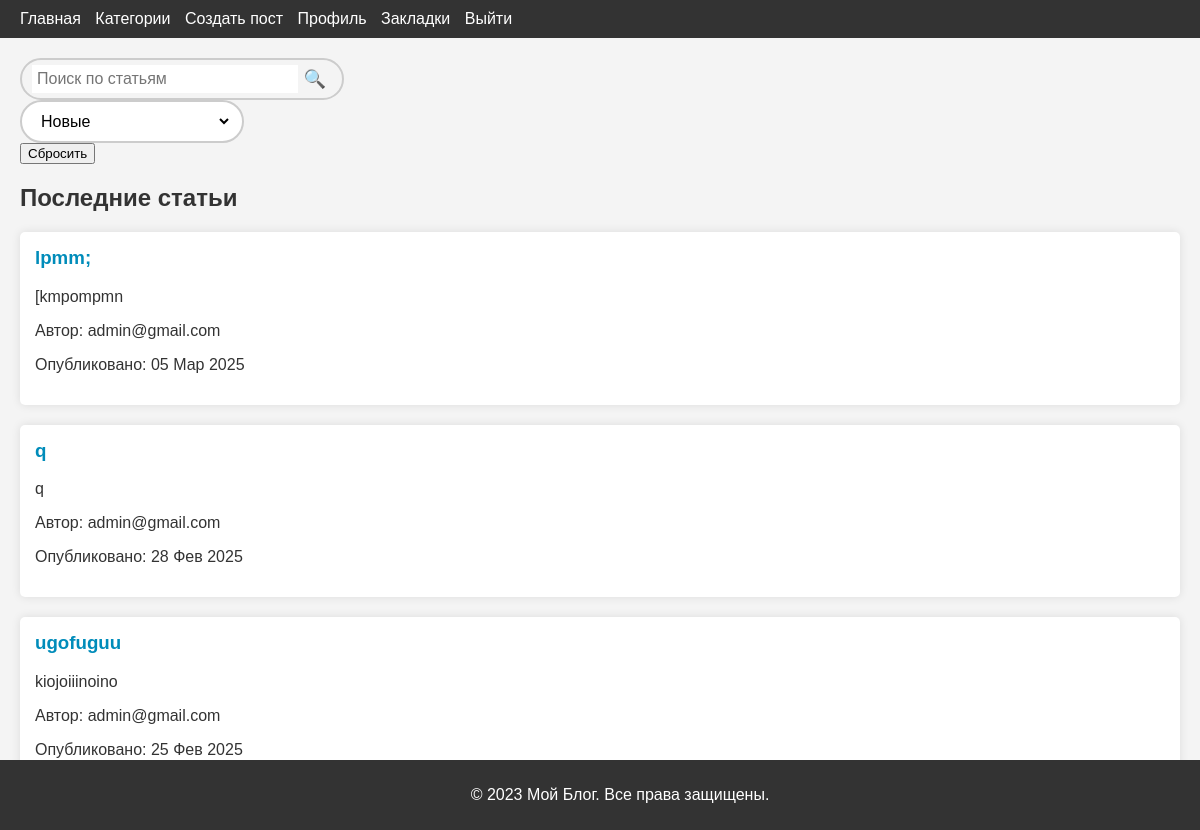
Page / (signed in) on the committed database.
### blog/models.py (models this page shows, shortened)
class Post(models.Model):
    category = models.ManyToManyField(
        to=Category,
        related_name="posts",
        verbose_name="Категории",
    )
    owner = models.ForeignKey(
        to=User,
        on_delete=models.CASCADE,
        related_name="posts",
        verbose_name="Автор",
    )
    title = models.CharField(
        max_length=255,
        verbose_name="Заголовок",
    )
    description = models.CharField(
        max_length=255,
        verbose_name="Описание"
    )
    content = models.TextField(
        verbose_name="Содержание"
    )
    art_image = models.ImageField(
        upload_to="posts/",
        null=True,
        blank=True,
        verbose_name="Изображение статьи"
    )
    bookmarks = models.ManyToManyField(
        to=User,
        related_name="bookmarks",
        blank=True,
        verbose_name="Закладки"
    )
    likes = models.ManyToManyField(
        to=User,
        related_name="likes",
        blank=True,
        verbose_name="Нравится"
    )
    dislikes = models.ManyToManyField(
        to=User,
        related_name="dislikes",
        blank=True,
        verbose_name="Не нравится"
    )
    created_at = models.DateTimeField(auto_now_add=True, verbose_name="Дата создания")
    updated_at = models.DateTimeField(auto_now=True, verbose_name="Дата обновления")
    class Meta:
        verbose_name = "Статья"
        verbose_name_plural = "Статьи"
        ordering = ['-updated_at']

### account/models.py (models this page shows)
class User(AbstractUser):
    username = None
    date_joined = None
    email = models.EmailField(
        max_length=255,
        unique=True,
        verbose_name="Электронная почта",
    )
    first_name = models.CharField(
        max_length=255,
        blank=True,
        verbose_name="Имя",
    )
    last_name = models.CharField(
        max_length=255,
        blank=True,
        verbose_name="Фамилия",
    )
    age = models.PositiveSmallIntegerField(
        default=18,
        verbose_name="Возраст",
    )
    is_active = models.BooleanField(
        default=True,
        verbose_name="Активен",
    )
    is_staff = models.BooleanField(
        default=False,
        verbose_name="Персонал",
    )
    is_superuser = models.BooleanField(
        default=False,
        verbose_name="Суперпользователь",
    )
    created_at = models.DateTimeField(auto_now_add=True, verbose_name="Дата создание")
    updated_at = models.DateTimeField(auto_now=True, verbose_name="Дата обновление")
    USERNAME_FIELD = "email"
    REQUIRED_FIELDS = []
    objects = UserManager()
    class Meta:
        verbose_name = "Пользователь"
        verbose_name_plural = "Пользователи"
        ordering = ['-updated_at']
    def __str__(self):
        return self.email

### blog/views/home.py (the view, shortened to what this page needs)
# urls.py: 2. Add a URL to urlpatterns:  path('', views.home, name='home')
@login_required
def home(request):
    query = request.GET.get('q', '')
    sort_by = request.GET.get('sort', '-updated_at')
    posts = Post.objects.all()
    posts = posts.order_by(sort_by)
    categories = Category.objects.all()
    context = {
        'posts': posts,
        'categories': categories,
        'query': query,
        'select_sort': sort_by,
    }
    return render(request, 'blog/index.html', context)

### templates/blog/index.html (shortened to what this page needs)
{% extends 'base.html' %}
{% block content %}
    {% include 'includes/search.html' %}
    {% include 'includes/sort.html' %}
    <form method="get">
        <button type="submit">Сбросить</button>
    </form>
    <section class="latest-posts">
        <h2>Последние статьи</h2>
        {% for post in posts %}
            <article>
                <h3><a href="{% url 'blog:post-detail' post.pk %}">{{ post.title }}</a></h3>
                <p>{{ post.description }}</p>
                <p>Автор: {{ post.owner }}</p>
                <p>Опубликовано: {{ post.created_at|date:'d M Y' }}</p>
            </article>
        {% empty %}
            <p>Пока нет опубликованных статей.</p>
        {% endfor %}
    </section>
{% endblock content %}

### static/css/styles.css (style rules this page uses)
body { font-family: Arial, sans-serif; margin: 0; padding: 0; background-color: #f4f4f4; color: #333; }
.latest-posts article { background-color: #fff; padding: 15px; margin-bottom: 20px; box-shadow: 0 0 10px rgba(0, 0, 0, 0.1); border-radius: 5px; }
.latest-posts article h3 { margin-top: 0; }
.latest-posts article a { text-decoration: none; color: #008CBA; }

### rows in the picture
Post: title "lpmm;", description "[kmpompmn", owner "admin@gmail.com", created_at "05 Мар 2025"
Post: title "q", description "q", owner "admin@gmail.com", created_at "28 Фев 2025"
Post: title "ugofuguu", description "kiojoiiinoino", owner "admin@gmail.com", created_at "25 Фев 2025"
